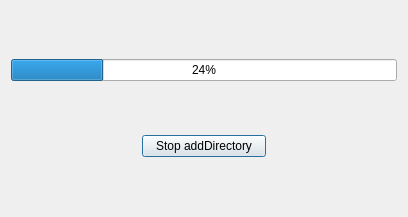
<?xml version="1.0" encoding="UTF-8"?>
<ui version="4.0">
 <class>IndexingDialog</class>
 <widget class="QDialog" name="IndexingDialog">
  <property name="geometry">
   <rect>
    <x>0</x>
    <y>0</y>
    <width>408</width>
    <height>217</height>
   </rect>
  </property>
  <property name="windowTitle">
   <string>Dialog</string>
  </property>
  <layout class="QGridLayout" name="gridLayout">
   <item row="1" column="0">
    <spacer name="horizontalSpacer">
     <property name="orientation">
      <enum>Qt::Horizontal</enum>
     </property>
     <property name="sizeType">
      <enum>QSizePolicy::Preferred</enum>
     </property>
     <property name="sizeHint" stdset="0">
      <size>
       <width>100</width>
       <height>20</height>
      </size>
     </property>
    </spacer>
   </item>
   <item row="1" column="1">
    <widget class="QPushButton" name="stopSearchButton">
     <property name="text">
      <string>Stop addDirectory</string>
     </property>
    </widget>
   </item>
   <item row="1" column="2">
    <spacer name="horizontalSpacer_2">
     <property name="orientation">
      <enum>Qt::Horizontal</enum>
     </property>
     <property name="sizeType">
      <enum>QSizePolicy::Preferred</enum>
     </property>
     <property name="sizeHint" stdset="0">
      <size>
       <width>100</width>
       <height>20</height>
      </size>
     </property>
    </spacer>
   </item>
   <item row="0" column="0" colspan="3">
    <widget class="QProgressBar" name="progressBar">
     <property name="value">
      <number>24</number>
     </property>
     <property name="invertedAppearance">
      <bool>false</bool>
     </property>
    </widget>
   </item>
  </layout>
 </widget>
 <resources/>
 <connections/>
</ui>
